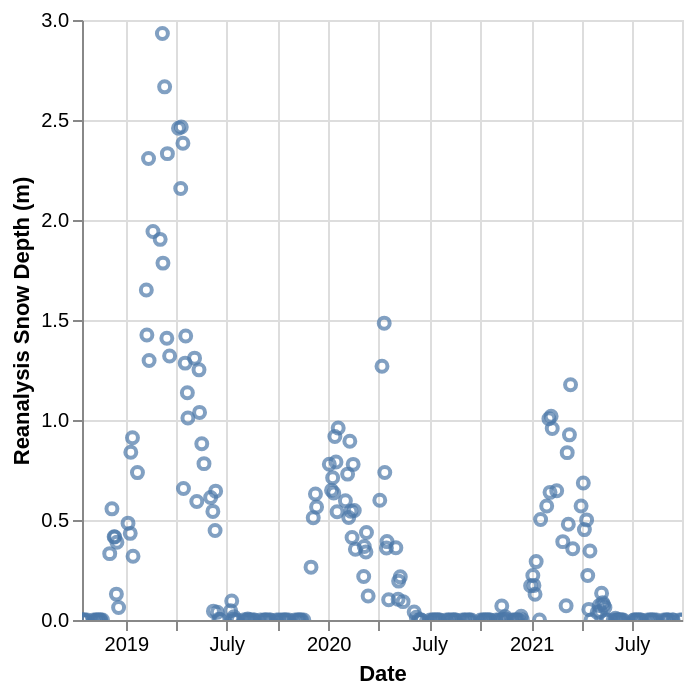

Notebook cell for this chart:
### Code cell
# Create the base chart
base = alt.Chart(medians_both).encode(
    x=alt.X('date:T', axis=alt.Axis(title='Date')),
    y=alt.Y('reanalysis_sd:Q', axis=alt.Axis(title='Reanalysis Snow Depth (m)'))
)

# Create the line chart
line = base.mark_point().encode(
    tooltip=[alt.Tooltip('date:T', title='Date'), alt.Tooltip('reanalysis_sd:Q', title='Reanalysis Snow Depth (m)')]
)

# Add interactive selection for zooming and panning
chart = line.interactive()

# Display the chart
chart

### Figure 1 — Vega-Lite specification as saved in the notebook (floating-point values rounded to 4 significant figures; data arrays with more than 128 entries replaced by an {"elided": "..."} marker saying what was removed)
{"config": {"view": {"continuousWidth": 300, "continuousHeight": 300}}, "data": {"name": "data-886d6f34786a4b7fe882eda1ba81d7d8"}, "mark": {"type": "point"}, "encoding": {"tooltip": [{"field": "date", "title": "Date", "type": "temporal"}, {"field": "reanalysis_sd", "title": "Reanalysis Snow Depth (m)", "type": "quantitative"}], "x": {"axis": {"title": "Date"}, "field": "date", "type": "temporal"}, "y": {"axis": {"title": "Reanalysis Snow Depth (m)"}, "field": "reanalysis_sd", "type": "quantitative"}}, "params": [{"name": "param_7", "select": {"type": "interval", "encodings": ["x", "y"]}, "bind": "scales"}], "$schema": "https://vega.github.io/schema/vega-lite/v5.20.1.json", "datasets": {"data-886d6f34786a4b7fe882eda1ba81d7d8": {"elided": "260 records"}}}
